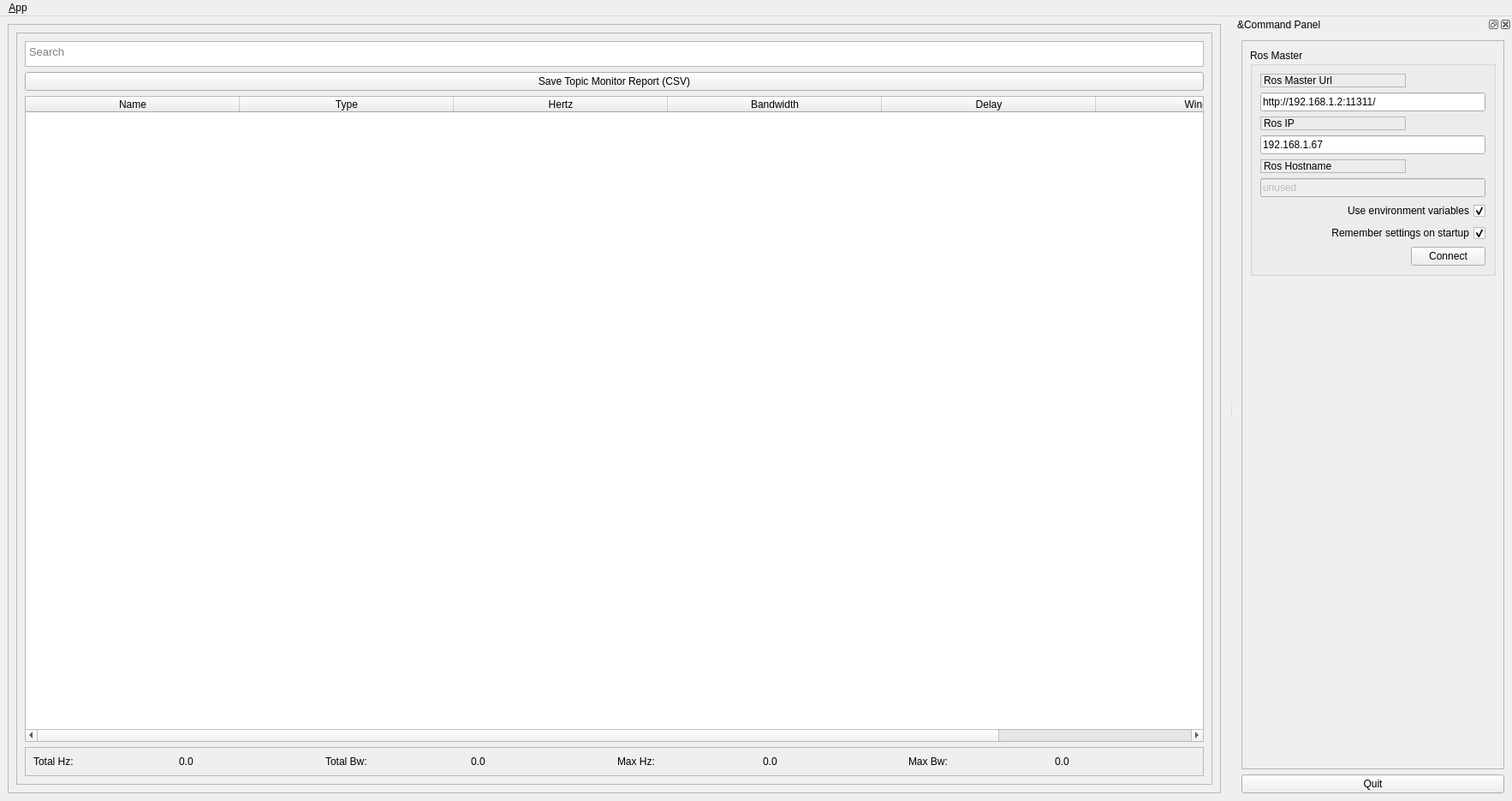
<?xml version="1.0" encoding="UTF-8"?>
<ui version="4.0">
 <class>MainWindowDesign</class>
 <widget class="QMainWindow" name="MainWindowDesign">
  <property name="geometry">
   <rect>
    <x>0</x>
    <y>0</y>
    <width>1766</width>
    <height>935</height>
   </rect>
  </property>
  <property name="windowTitle">
   <string>QRosApp</string>
  </property>
  <property name="windowIcon">
   <iconset resource="../resources/images.qrc">
    <normaloff>:/images/icon.png</normaloff>:/images/icon.png</iconset>
  </property>
  <property name="locale">
   <locale language="English" country="Australia"/>
  </property>
  <widget class="QWidget" name="centralwidget">
   <layout class="QHBoxLayout">
    <item>
     <widget class="QFrame" name="frame_4">
      <property name="frameShape">
       <enum>QFrame::StyledPanel</enum>
      </property>
      <property name="frameShadow">
       <enum>QFrame::Raised</enum>
      </property>
      <layout class="QHBoxLayout" name="horizontalLayout_2">
       <item>
        <layout class="QGridLayout" name="gridLayout_2"/>
       </item>
       <item>
        <widget class="QFrame" name="frame_2">
         <property name="frameShape">
          <enum>QFrame::StyledPanel</enum>
         </property>
         <property name="frameShadow">
          <enum>QFrame::Raised</enum>
         </property>
         <layout class="QVBoxLayout" name="verticalLayout_2">
          <item>
           <widget class="QTextEdit" name="topic_monitoring_search_textEdit">
            <property name="maximumSize">
             <size>
              <width>16777215</width>
              <height>30</height>
             </size>
            </property>
            <property name="font">
             <font>
              <pointsize>10</pointsize>
             </font>
            </property>
            <property name="placeholderText">
             <string>Search</string>
            </property>
           </widget>
          </item>
          <item>
           <widget class="QPushButton" name="save_topic_monitor_report_button">
            <property name="text">
             <string>Save Topic Monitor Report (CSV)</string>
            </property>
           </widget>
          </item>
          <item>
           <widget class="QTableWidget" name="topic_monitoring_tableWidget">
            <property name="gridStyle">
             <enum>Qt::SolidLine</enum>
            </property>
            <property name="sortingEnabled">
             <bool>false</bool>
            </property>
            <attribute name="horizontalHeaderDefaultSectionSize">
             <number>250</number>
            </attribute>
            <attribute name="horizontalHeaderShowSortIndicator" stdset="0">
             <bool>false</bool>
            </attribute>
            <column>
             <property name="text">
              <string>Name</string>
             </property>
            </column>
            <column>
             <property name="text">
              <string>Type</string>
             </property>
            </column>
            <column>
             <property name="text">
              <string>Hertz</string>
             </property>
            </column>
            <column>
             <property name="text">
              <string>Bandwidth</string>
             </property>
            </column>
            <column>
             <property name="text">
              <string>Delay</string>
             </property>
            </column>
            <column>
             <property name="text">
              <string>Window</string>
             </property>
            </column>
           </widget>
          </item>
          <item>
           <widget class="QFrame" name="frame_3">
            <property name="frameShape">
             <enum>QFrame::StyledPanel</enum>
            </property>
            <property name="frameShadow">
             <enum>QFrame::Raised</enum>
            </property>
            <layout class="QHBoxLayout" name="horizontalLayout">
             <item>
              <widget class="QLabel" name="label_4">
               <property name="text">
                <string>Total Hz:</string>
               </property>
              </widget>
             </item>
             <item>
              <widget class="QLabel" name="topic_tracker_total_hz_label">
               <property name="text">
                <string>0.0</string>
               </property>
              </widget>
             </item>
             <item>
              <widget class="QLabel" name="label_11">
               <property name="text">
                <string>Total Bw:</string>
               </property>
              </widget>
             </item>
             <item>
              <widget class="QLabel" name="topic_tracker_total_bw_label">
               <property name="text">
                <string>0.0</string>
               </property>
              </widget>
             </item>
             <item>
              <widget class="QLabel" name="label_7">
               <property name="text">
                <string>Max Hz:</string>
               </property>
              </widget>
             </item>
             <item>
              <widget class="QLabel" name="topic_tracker_max_hz_label">
               <property name="text">
                <string>0.0</string>
               </property>
              </widget>
             </item>
             <item>
              <widget class="QLabel" name="label_5">
               <property name="text">
                <string>Max Bw:</string>
               </property>
              </widget>
             </item>
             <item>
              <widget class="QLabel" name="topic_tracker_max_bw_label">
               <property name="text">
                <string>0.0</string>
               </property>
              </widget>
             </item>
            </layout>
           </widget>
          </item>
         </layout>
        </widget>
       </item>
      </layout>
     </widget>
    </item>
   </layout>
  </widget>
  <widget class="QMenuBar" name="menubar">
   <property name="geometry">
    <rect>
     <x>0</x>
     <y>0</y>
     <width>1766</width>
     <height>22</height>
    </rect>
   </property>
   <widget class="QMenu" name="menu_File">
    <property name="title">
     <string>&amp;App</string>
    </property>
    <addaction name="action_Preferences"/>
    <addaction name="separator"/>
    <addaction name="actionAbout"/>
    <addaction name="actionAbout_Qt"/>
    <addaction name="separator"/>
    <addaction name="action_Quit"/>
   </widget>
   <addaction name="menu_File"/>
  </widget>
  <widget class="QDockWidget" name="dock_status">
   <property name="sizePolicy">
    <sizepolicy hsizetype="Minimum" vsizetype="Preferred">
     <horstretch>0</horstretch>
     <verstretch>0</verstretch>
    </sizepolicy>
   </property>
   <property name="minimumSize">
    <size>
     <width>325</width>
     <height>389</height>
    </size>
   </property>
   <property name="allowedAreas">
    <set>Qt::RightDockWidgetArea</set>
   </property>
   <property name="windowTitle">
    <string>&amp;Command Panel</string>
   </property>
   <attribute name="dockWidgetArea">
    <number>2</number>
   </attribute>
   <widget class="QWidget" name="dockWidgetContents_2">
    <layout class="QVBoxLayout" name="verticalLayout">
     <item>
      <widget class="QFrame" name="frame">
       <property name="sizePolicy">
        <sizepolicy hsizetype="Minimum" vsizetype="Preferred">
         <horstretch>0</horstretch>
         <verstretch>0</verstretch>
        </sizepolicy>
       </property>
       <property name="frameShape">
        <enum>QFrame::StyledPanel</enum>
       </property>
       <property name="frameShadow">
        <enum>QFrame::Raised</enum>
       </property>
       <layout class="QVBoxLayout" name="verticalLayout_3">
        <item>
         <widget class="QGroupBox" name="groupBox">
          <property name="title">
           <string>Ros Master</string>
          </property>
          <layout class="QGridLayout" name="gridLayout">
           <item row="0" column="0">
            <widget class="QLabel" name="label">
             <property name="frameShape">
              <enum>QFrame::StyledPanel</enum>
             </property>
             <property name="frameShadow">
              <enum>QFrame::Raised</enum>
             </property>
             <property name="text">
              <string>Ros Master Url</string>
             </property>
            </widget>
           </item>
           <item row="1" column="0" colspan="2">
            <widget class="QLineEdit" name="line_edit_master">
             <property name="text">
              <string>http://192.168.1.2:11311/</string>
             </property>
            </widget>
           </item>
           <item row="2" column="0">
            <widget class="QLabel" name="label_2">
             <property name="frameShape">
              <enum>QFrame::StyledPanel</enum>
             </property>
             <property name="frameShadow">
              <enum>QFrame::Raised</enum>
             </property>
             <property name="text">
              <string>Ros IP</string>
             </property>
            </widget>
           </item>
           <item row="3" column="0" colspan="2">
            <widget class="QLineEdit" name="line_edit_host">
             <property name="text">
              <string>192.168.1.67</string>
             </property>
            </widget>
           </item>
           <item row="4" column="0">
            <widget class="QLabel" name="label_3">
             <property name="frameShape">
              <enum>QFrame::StyledPanel</enum>
             </property>
             <property name="frameShadow">
              <enum>QFrame::Raised</enum>
             </property>
             <property name="text">
              <string>Ros Hostname</string>
             </property>
            </widget>
           </item>
           <item row="5" column="0" colspan="2">
            <widget class="QLineEdit" name="line_edit_topic">
             <property name="enabled">
              <bool>false</bool>
             </property>
             <property name="text">
              <string>unused</string>
             </property>
            </widget>
           </item>
           <item row="6" column="0" colspan="2">
            <widget class="QCheckBox" name="checkbox_use_environment">
             <property name="layoutDirection">
              <enum>Qt::RightToLeft</enum>
             </property>
             <property name="text">
              <string>Use environment variables</string>
             </property>
             <property name="checked">
              <bool>true</bool>
             </property>
            </widget>
           </item>
           <item row="7" column="0" colspan="2">
            <widget class="QCheckBox" name="checkbox_remember_settings">
             <property name="layoutDirection">
              <enum>Qt::RightToLeft</enum>
             </property>
             <property name="text">
              <string>Remember settings on startup</string>
             </property>
             <property name="checked">
              <bool>true</bool>
             </property>
            </widget>
           </item>
           <item row="8" column="0">
            <spacer name="horizontalSpacer">
             <property name="orientation">
              <enum>Qt::Horizontal</enum>
             </property>
             <property name="sizeHint" stdset="0">
              <size>
               <width>170</width>
               <height>21</height>
              </size>
             </property>
            </spacer>
           </item>
           <item row="8" column="1">
            <widget class="QPushButton" name="button_connect">
             <property name="enabled">
              <bool>true</bool>
             </property>
             <property name="sizePolicy">
              <sizepolicy hsizetype="MinimumExpanding" vsizetype="Fixed">
               <horstretch>0</horstretch>
               <verstretch>0</verstretch>
              </sizepolicy>
             </property>
             <property name="toolTip">
              <string>Set the target to the current joint trajectory state.</string>
             </property>
             <property name="statusTip">
              <string>Clear all waypoints and set the target to the current joint trajectory state.</string>
             </property>
             <property name="text">
              <string>Connect</string>
             </property>
            </widget>
           </item>
          </layout>
         </widget>
        </item>
        <item>
         <spacer name="verticalSpacer_3">
          <property name="orientation">
           <enum>Qt::Vertical</enum>
          </property>
          <property name="sizeHint" stdset="0">
           <size>
            <width>20</width>
            <height>233</height>
           </size>
          </property>
         </spacer>
        </item>
       </layout>
      </widget>
     </item>
     <item>
      <widget class="QPushButton" name="quit_button">
       <property name="sizePolicy">
        <sizepolicy hsizetype="MinimumExpanding" vsizetype="Fixed">
         <horstretch>0</horstretch>
         <verstretch>0</verstretch>
        </sizepolicy>
       </property>
       <property name="text">
        <string>Quit</string>
       </property>
      </widget>
     </item>
    </layout>
   </widget>
  </widget>
  <action name="action_Quit">
   <property name="text">
    <string>&amp;Quit</string>
   </property>
   <property name="shortcut">
    <string>Ctrl+Q</string>
   </property>
   <property name="shortcutContext">
    <enum>Qt::ApplicationShortcut</enum>
   </property>
  </action>
  <action name="action_Preferences">
   <property name="text">
    <string>&amp;Preferences</string>
   </property>
  </action>
  <action name="actionAbout">
   <property name="text">
    <string>&amp;About</string>
   </property>
  </action>
  <action name="actionAbout_Qt">
   <property name="text">
    <string>A&amp;bout Qt</string>
   </property>
  </action>
 </widget>
 <resources>
  <include location="../resources/images.qrc"/>
 </resources>
 <connections>
  <connection>
   <sender>action_Quit</sender>
   <signal>triggered()</signal>
   <receiver>MainWindowDesign</receiver>
   <slot>close()</slot>
   <hints>
    <hint type="sourcelabel">
     <x>-1</x>
     <y>-1</y>
    </hint>
    <hint type="destinationlabel">
     <x>399</x>
     <y>299</y>
    </hint>
   </hints>
  </connection>
  <connection>
   <sender>quit_button</sender>
   <signal>clicked()</signal>
   <receiver>MainWindowDesign</receiver>
   <slot>close()</slot>
   <hints>
    <hint type="sourcelabel">
     <x>859</x>
     <y>552</y>
    </hint>
    <hint type="destinationlabel">
     <x>469</x>
     <y>299</y>
    </hint>
   </hints>
  </connection>
 </connections>
</ui>
